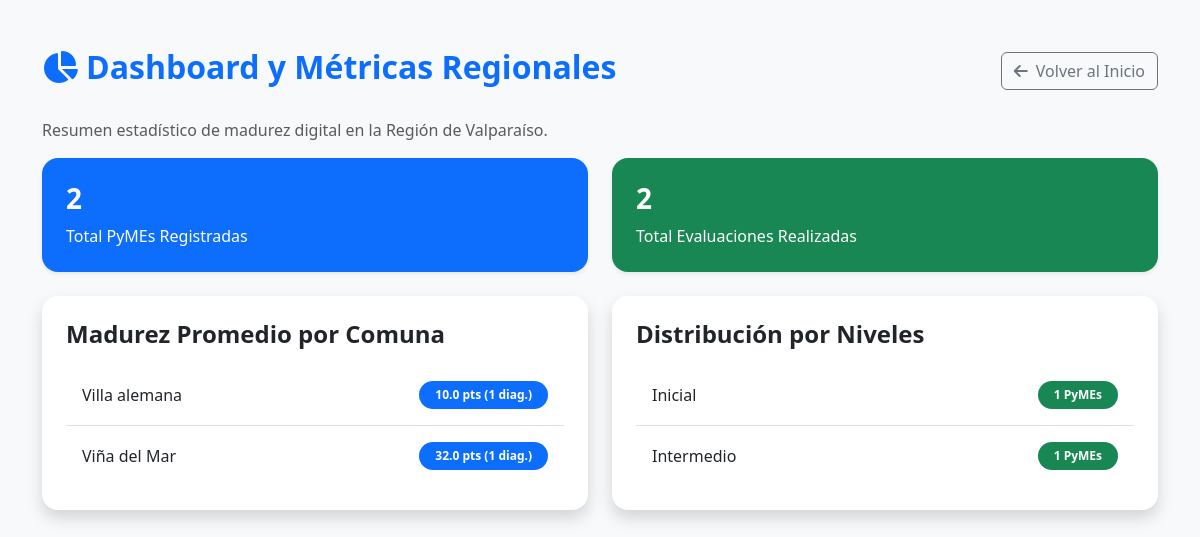
The app's page /estadisticas/ with its own data.
### prisma/models.py (models this page shows, shortened)
class Pyme(models.Model):
    usuario = models.OneToOneField(User, on_delete=models.CASCADE, null=True, blank=True)
    nombre_negocio = models.CharField(max_length=150)
    rut = models.CharField(max_length=12, unique=True)
    comuna = models.CharField(max_length=100)
    rubro = models.CharField(max_length=100)
    telefono_whatsapp = models.CharField(max_length=20, blank=True, null=True)
    enlace_redes = models.URLField(blank=True, null=True)
    descripcion = models.TextField(blank=True, null=True)
    logo = models.ImageField(upload_to='logos/', blank=True, null=True)

class Diagnostico(models.Model):
    pyme = models.ForeignKey(Pyme, on_delete=models.CASCADE)
    puntaje_total = models.IntegerField(default=0)
    nivel_obtenido = models.CharField(max_length=50, default='Inicial')  # <-- Campo clave para el HTML
    fecha = models.DateTimeField(auto_now_add=True)

### prisma/views.py (the view)
# urls.py: path('estadisticas/', views.estadisticas_pymes, name='estadisticas_pymes'),
def estadisticas_pymes(request):
    por_comuna = Diagnostico.objects.values('pyme__comuna').annotate(
        promedio_puntaje=Avg('puntaje_total'),
        total=Count('id'),
    ).order_by('pyme__comuna')
    niveles = Diagnostico.objects.values('nivel_obtenido').annotate(
        total=Count('id')
    ).order_by('nivel_obtenido')
    context = {
        'total_pymes': Pyme.objects.count(),
        'total_diagnosticos': Diagnostico.objects.count(),
        'por_comuna': por_comuna,
        'niveles': niveles,
    }
    return render(request, 'prisma/dashboard.html', context)

### prisma/templates/prisma/dashboard.html (shortened to what this page needs)
<!DOCTYPE html>
<html lang="es">
<head>
    <link href="https://cdn.jsdelivr.net/npm/bootstrap@5.3.0/dist/css/bootstrap.min.css" rel="stylesheet">
    <link rel="stylesheet" href="https://cdnjs.cloudflare.com/ajax/libs/font-awesome/6.4.0/css/all.min.css">
</head>
<body class="bg-light py-5">
    <div class="container">
        <div class="d-flex justify-content-between align-items-center mb-4">
            <h2 class="fw-bold text-primary"><i class="fa-solid fa-chart-pie me-2"></i>Dashboard y Métricas Regionales</h2>
            <a href="{% url 'listar_pymes' %}" class="btn btn-outline-secondary"><i class="fa-solid fa-arrow-left me-1"></i> Volver al Inicio</a>
        </div>
        <p class="text-muted">Resumen estadístico de madurez digital en la Región de Valparaíso.</p>
        <div class="row g-4 mb-4">
            <div class="col-md-6">
                <div class="card shadow-sm border-0 bg-primary text-white p-4 rounded-4">
                    <h3 class="fw-bold">{{ total_pymes }}</h3>
                    <p class="mb-0">Total PyMEs Registradas</p>
                </div>
            </div>
            <div class="col-md-6">
                <div class="card shadow-sm border-0 bg-success text-white p-4 rounded-4">
                    <h3 class="fw-bold">{{ total_diagnosticos }}</h3>
                    <p class="mb-0">Total Evaluaciones Realizadas</p>
                </div>
            </div>
        </div>
        <div class="row g-4">
            <div class="col-md-6">
                <div class="card shadow border-0 p-4 rounded-4 bg-white">
                    <h4 class="fw-bold mb-3">Madurez Promedio por Comuna</h4>
                    <ul class="list-group list-group-flush">
                        {% for item in por_comuna %}
                            <li class="list-group-item d-flex justify-content-between align-items-center py-3">
                                {{ item.pyme__comuna }}
                                <span class="badge bg-primary rounded-pill px-3 py-2">{{ item.promedio_puntaje|floatformat:1 }} pts ({{ item.total }} diag.)</span>
                            </li>
                        {% empty %}
                            <li class="list-group-item text-muted text-center py-3">No hay datos registrados aún.</li>
                        {% endfor %}
                    </ul>
                </div>
            </div>
            <div class="col-md-6">
                <div class="card shadow border-0 p-4 rounded-4 bg-white">
                    <h4 class="fw-bold mb-3">Distribución por Niveles</h4>
                    <ul class="list-group list-group-flush">
                        {% for item in niveles %}
                            <li class="list-group-item d-flex justify-content-between align-items-center py-3">
                                {{ item.nivel_obtenido }}
                                <span class="badge bg-success rounded-pill px-3 py-2">{{ item.total }} PyMEs</span>
                            </li>
                        {% empty %}
                            <li class="list-group-item text-muted text-center py-3">No hay datos registrados aún.</li>
                        {% endfor %}
                    </ul>
                </div>
            </div>
        </div>
    </div>
</body>
</html>

### records on screen
Pyme: pyme__comuna "Villa alemana", promedio_puntaje "10.0", total "1"
Pyme: pyme__comuna "Viña del Mar", promedio_puntaje "32.0", total "1"
Diagnostico: nivel_obtenido "Inicial", total "1"
Diagnostico: nivel_obtenido "Intermedio", total "1"

### other values on screen
{{ total_pymes }} "2"
{{ total_diagnosticos }} "2"
